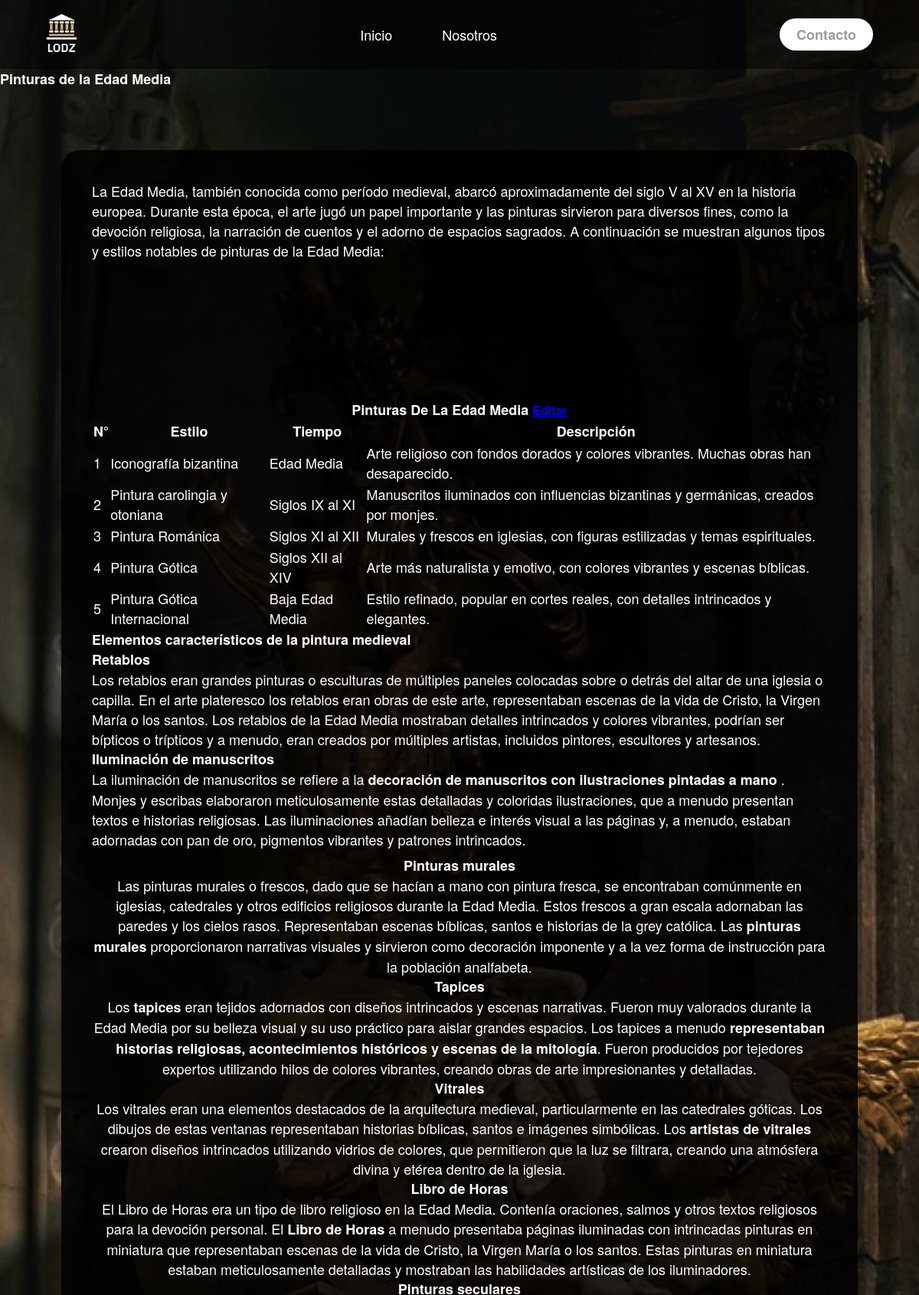
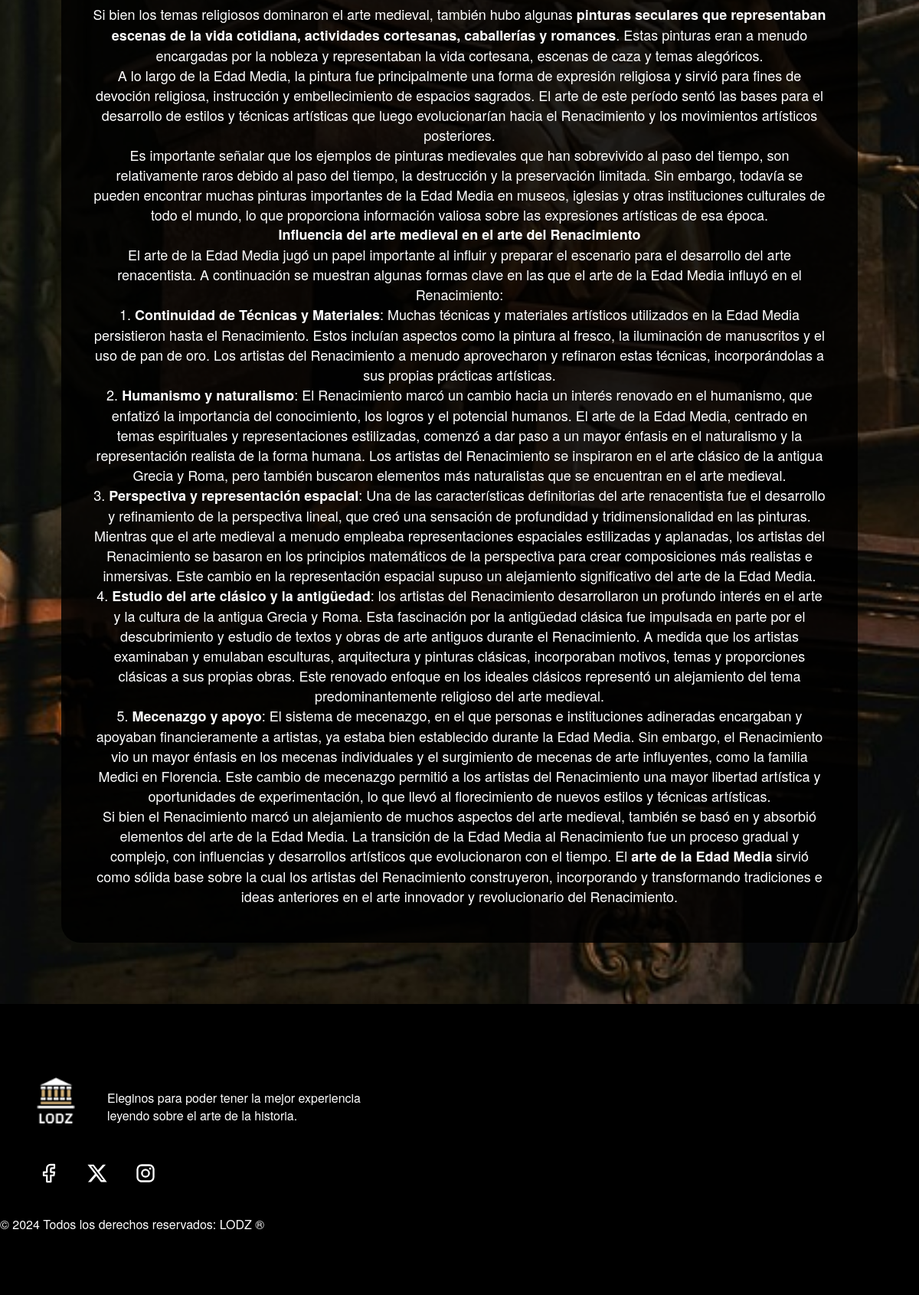
/edad_media.php, run on the app's committed database (2 pictures, top to bottom).
### tables this page shows
CREATE TABLE `pinturaem` (
  `id_em` int(11) NOT NULL,
  `Estilo` varchar(800) NOT NULL,
  `Tiempo` varchar(800) NOT NULL,
  `Descripcion` varchar(800) NOT NULL
);

### edad_media.php (called while the page is built, shortened)
<?php
require_once "views/layout.php";

### views/edad_media.php (the view)
<main id="edad-media">
    <h3>Pinturas de la Edad Media</h3>
    <article style="margin-right: 120px; margin-left: 120px; margin: 80px; background-color: #000000d9;    color: white;   padding: 40px;    border-radius: 25px;
">
        <p>La Edad Media, también conocida como período medieval, abarcó aproximadamente
            del siglo V al XV en la historia europea. Durante esta época, el arte jugó un
            papel importante y las pinturas sirvieron para diversos fines, como la
            devoción religiosa, la narración de cuentos y el adorno de espacios
            sagrados. A continuación se muestran algunos tipos y estilos notables de
            pinturas de la Edad Media:
        </p><br><br><br><br><br><br><br>
        <h2 style="text-align: center;"> Pinturas De La Edad Media <a href="login.php" style="font-size: 16px;">Editar</a> </h2>
        <?php
            $servidor = "localhost";
            $usuario = "root";
            $clave = "";
            $base = "gestion";
            $Conexion = mysqli_connect($servidor,$usuario,$clave,$base);
            $Cadena = "SELECT * FROM pinturaem WHERE 1";
            $Consulta = Mysqli_query($Conexion, $Cadena );
            echo "<table  cellspacing=2 cellpadding=3 >";
                echo "<tr>";
                    echo "<th>N°</th>";
                    echo "<th>Estilo</th>";
                    echo "<th>Tiempo</th>";
                    echo "<th>Descripción</th>";
                echo "</tr>";
            while($Registro = Mysqli_fetch_row($Consulta)){
                echo "<tr>";
                foreach ($Registro as $Campo) {
                    echo "<td>".$Campo."</td>";
                }
                echo "</tr>";
            }
            echo "</table>";
        ?>
        <h2>Elementos característicos de la pintura medieval</h2>
        <h4>Retablos</h4>
        <p>Los retablos eran grandes pinturas o esculturas de múltiples paneles colocadas sobre o detrás del altar
          de una iglesia o capilla. En el arte plateresco los retablos eran obras de este arte, representaban escenas
          de la vida de Cristo, la Virgen María o los santos. Los retablos de la Edad Media mostraban detalles intrincados
          y colores vibrantes, podrían ser bípticos o trípticos y a menudo, eran creados por múltiples artistas, incluidos
          pintores, escultores y artesanos.
        </p>
        <h4>Iluminación de manuscritos</h4>
        <p>La iluminación de manuscritos se refiere a la <strong>decoración de manuscritos con ilustraciones pintadas a mano
         </strong>. Monjes y escribas elaboraron meticulosamente estas detalladas y coloridas ilustraciones, que a menudo
         presentan textos e historias religiosas. Las iluminaciones añadían belleza e interés visual a las páginas y, a menudo,
         estaban adornadas con pan de oro, pigmentos vibrantes y patrones intrincados.</p><div class="code-block code-block-9"
         style="margin: 8px auto; text-align: center; display: block; clear: both;">
        <h4>Pinturas murales</h4>
        <p>Las pinturas murales o frescos, dado que se hacían a mano con pintura fresca, se encontraban comúnmente en iglesias,
            catedrales y otros edificios religiosos durante la Edad Media. Estos frescos a gran escala adornaban las paredes y
            los cielos rasos. Representaban escenas bíblicas, santos e historias de la grey católica. Las <strong>pinturas
            murales</strong> proporcionaron narrativas visuales y sirvieron como decoración imponente y a la vez forma de
            instrucción para la población analfabeta.
        </p>
        <h4>Tapices</h4>
        <p>Los<strong> tapices</strong> eran tejidos adornados con diseños intrincados y escenas narrativas. Fueron muy valorados
         durante la Edad Media por su belleza visual y su uso práctico para aislar grandes espacios. Los tapices a menudo <strong>
         representaban historias religiosas, acontecimientos históricos y escenas de la mitología</strong>. Fueron producidos por
         tejedores expertos utilizando hilos de colores vibrantes, creando obras de arte impresionantes y detalladas.
        </p>
        <h4>Vitrales</h4>
        <p>Los vitrales eran una elementos destacados de la arquitectura medieval, particularmente en las catedrales góticas. Los
            dibujos de estas ventanas representaban historias bíblicas, santos e imágenes simbólicas. Los <strong>artistas de
            vitrales</strong> crearon diseños intrincados utilizando vidrios de colores, que permitieron que la luz se filtrara,
            creando una atmósfera divina y etérea dentro de la iglesia.
        </p>
        <h4>Libro de Horas</h4>
        <p>El Libro de Horas era un tipo de libro religioso en la Edad Media. Contenía oraciones, salmos y otros textos religiosos
            para la devoción personal. El <strong>Libro de Horas</strong> a menudo presentaba páginas iluminadas con intrincadas
            pinturas en miniatura que representaban escenas de la vida de Cristo, la Virgen María o los santos. Estas pinturas en
            miniatura estaban meticulosamente detalladas y mostraban las habilidades artísticas de los iluminadores.
        </p>
        <h4>Pinturas seculares</h4>
        <p>Si bien los temas religiosos dominaron el arte medieval, también hubo algunas <strong>pinturas seculares que representaban
            escenas de la vida cotidiana, actividades cortesanas, caballerías y romances</strong>. Estas pinturas eran a menudo encargadas
            por la nobleza y representaban la vida cortesana, escenas de caza y temas alegóricos.
        </p>
        <p>A lo largo de la Edad Media, la pintura fue principalmente una forma de expresión religiosa y sirvió para fines de devoción
            religiosa, instrucción y embellecimiento de espacios sagrados. El arte de este período sentó las bases para el desarrollo
            de estilos y técnicas artísticas que luego evolucionarían hacia el Renacimiento y los movimientos artísticos posteriores.
        </p>
        <p>Es importante señalar que los ejemplos de pinturas medievales que han sobrevivido al paso del tiempo, son relativamente raros
            debido al paso del tiempo, la destrucción y la preservación limitada. Sin embargo, todavía se pueden encontrar muchas pinturas
            importantes de la Edad Media en museos, iglesias y otras instituciones culturales de todo el mundo, lo que proporciona información
            valiosa sobre las expresiones artísticas de esa época.
        </p>
        <h2>Influencia del arte medieval en el arte del Renacimiento</h2>
        <p>El arte de la Edad Media jugó un papel importante al influir y preparar el escenario para el desarrollo del arte renacentista. A
            continuación se muestran algunas formas clave en las que el arte de la Edad Media influyó en el Renacimiento:
        </p>
        <p>1. <strong>Continuidad de Técnicas y Materiales</strong>: Muchas técnicas y materiales artísticos utilizados en la Edad Media
            persistieron hasta el Renacimiento. Estos incluían aspectos como la pintura al fresco, la iluminación de manuscritos y el uso
            de pan de oro. Los artistas del Renacimiento a menudo aprovecharon y refinaron estas técnicas, incorporándolas a sus propias
            prácticas artísticas.</p>
        <p>2. <strong>Humanismo y naturalismo</strong>: El Renacimiento marcó un cambio hacia un interés renovado en el humanismo, que
            enfatizó la importancia del conocimiento, los logros y el potencial humanos. El arte de la Edad Media, centrado en temas
            espirituales y representaciones estilizadas, comenzó a dar paso a un mayor énfasis en el naturalismo y la representación
            realista de la forma humana. Los artistas del Renacimiento se inspiraron en el arte clásico de la antigua Grecia y Roma,
            pero también buscaron elementos más naturalistas que se encuentran en el arte medieval.</p>
        <p>3. <strong>Perspectiva y representación espacial</strong>: Una de las características definitorias del arte renacentista
            fue el desarrollo y refinamiento de la perspectiva lineal, que creó una sensación de profundidad y tridimensionalidad en
            las pinturas. Mientras que el arte medieval a menudo empleaba representaciones espaciales estilizadas y aplanadas, los
            artistas del Renacimiento se basaron en los principios matemáticos de la perspectiva para crear composiciones más realistas
            e inmersivas. Este cambio en la representación espacial supuso un alejamiento significativo del arte de la Edad Media.</p>
        <p>4. <strong>Estudio del arte clásico y la antigüedad</strong>: los artistas del Renacimiento desarrollaron un profundo interés
            en el arte y la cultura de la antigua Grecia y Roma. Esta fascinación por la antigüedad clásica fue impulsada en parte por el
            descubrimiento y estudio de textos y obras de arte antiguos durante el Renacimiento. A medida que los artistas examinaban y
            emulaban esculturas, arquitectura y pinturas clásicas, incorporaban motivos, temas y proporciones clásicas a sus propias obras.
            Este renovado enfoque en los ideales clásicos representó un alejamiento del tema predominantemente religioso del arte medieval.</p>
        <p>5. <strong>Mecenazgo y apoyo</strong>: El sistema de mecenazgo, en el que personas e instituciones adineradas encargaban
            y apoyaban financieramente a artistas, ya estaba bien establecido durante la Edad Media. Sin embargo, el Renacimiento vio
            un mayor énfasis en los mecenas individuales y el surgimiento de mecenas de arte influyentes, como la familia Medici en
            Florencia. Este cambio de mecenazgo permitió a los artistas del Renacimiento una mayor libertad artística y oportunidades
            de experimentación, lo que llevó al florecimiento de nuevos estilos y técnicas artísticas.</p>
        <p>Si bien el Renacimiento marcó un alejamiento de muchos aspectos del arte medieval, también se basó en y absorbió elementos
            del arte de la Edad Media. La transición de la Edad Media al Renacimiento fue un proceso gradual y complejo, con influencias
            y desarrollos artísticos que evolucionaron con el tiempo. El <strong>arte de la Edad Media</strong> sirvió como sólida base
            sobre la cual los artistas del Renacimiento construyeron, incorporando y transformando tradiciones e ideas anteriores en el
            arte innovador y revolucionario del Renacimiento.</p>
        </article>
</main>

### views/layout.php (shortened to what this page needs)
<!DOCTYPE html>
<html lang="en">
    <head>
    <link rel="stylesheet" href="<?php echo APP_URL ?>views/css/style.css">
    <link href='https://unpkg.com/boxicons@2.1.4/css/boxicons.min.css' rel='stylesheet'>
</head>
<body>
    <header class="header">
            <div class="logo" href="<?php echo APP_URL ?>../index.php">
                <a href="index.php"><img src="views/src/logo.png" alt="LODZ"></a>
            </div>
            <nav>
                <ul class="links">
                    <li><a href="index.php">Inicio</a></li>
                    <li><a href="#">Nosotros</a></li>
                </ul>
            </nav>
            <a href="#" class="btn"><button>Contacto</button></a>
    </header>
    <main>
    <?php include_once "views/" .($view ?? "index.php"); ?>
    </main>
    <footer class="footer">
        <div id="column1">
            <div style="display: flex; align-items: center; margin-left: 10%; width: 390px;">
                <img src="views/src/logo.png" alt="Logo de EventoXpress" width="50" height="60" style="margin-rigth: 6px">
            </div>
            <p class="oracion" style="font-size: 16px">Eleginos para poder tener la mejor experiencia <br> leyendo sobre el arte de la historia.</p>
            <div class="social">
                <img src="<?php echo APP_URL ?>views/icons/facebook.svg"></img>
                <img src="<?php echo APP_URL ?>views/icons/twitterX.svg"></img>
                <img src="<?php echo APP_URL ?>views/icons/instagram.svg"></img>
            </div>
        </div>
            <p style="font-size: 16px;">© 2024 Todos los derechos reservados: LODZ ®</p>
    </footer>
</body>
</html>

### views/css/style.css (style rules this page uses)
* { box-sizing: border-box; margin: 0; padding: 0; font-size: 18px; font-family: "Helvetica Neue", Helvetica, Arial, sans-serif; }
body { background-color: rgb(255, 255, 255); color: #fff; background-image: url("/Tarea002/views/src/palace.jpg"); background-size: cover; background-position: center; background-repeat: no-repeat; background-attachment: fixed; }
.header { display: flex; justify-content: space-between; align-items: center; height: 90px; padding: 10px 5%; background-color: rgba(0, 0, 0, 0.5); z-index: 1000; }
.header .logo { cursor: pointer; }
.header .logo img { height: 50px; width: auto; transition: all 0.3s; }
.header .links { list-style: none; }
.header .links li { display: inline-block; padding: 0 30px; }
.header .links a { font-size: 700; color: #fff; text-decoration: none; }
.header .btn button { font-weight: 700; color: rgba(51, 58, 71, 0.5);; padding: 8px 22px; background-color: white; border: none; border-radius: 50px; cursor: pointer; transition: all 0.3s ease 0s; }
.footer { background-color: rgb(0, 0, 0); width: 100%; height: 380px; align-items: center; justify-content: center; display: grid; grid-template-columns: 40% 30% 30%; }
.footer #column1 .oracion { margin-top: -45px; margin-left: 140px; }
.footer #column1 .social { margin: 50px; display: flex; gap: 35px; cursor: pointer; }
.footer p { margin-left: -480px; margin-top: 195px; }

### data on the page
pinturaem: id_em "1", Estilo "Iconografía bizantina", Tiempo "Edad Media", Descripcion "Arte religioso con fondos dorados y colores vibrantes. Muchas obras han desaparecido."
pinturaem: id_em "2", Estilo "Pintura carolingia y otoniana", Tiempo "Siglos IX al XI", Descripcion "Manuscritos iluminados con influencias bizantinas y germánicas, creados por monjes."
pinturaem: id_em "3", Estilo "Pintura Románica", Tiempo "Siglos XI al XII", Descripcion "Murales y frescos en iglesias, con figuras estilizadas y temas espirituales."
pinturaem: id_em "4", Estilo "Pintura Gótica", Tiempo "Siglos XII al XIV", Descripcion "Arte más naturalista y emotivo, con colores vibrantes y escenas bíblicas."
pinturaem: id_em "5", Estilo "Pintura Gótica Internacional", Tiempo "Baja Edad Media", Descripcion "Estilo refinado, popular en cortes reales, con detalles intrincados y elegantes."
